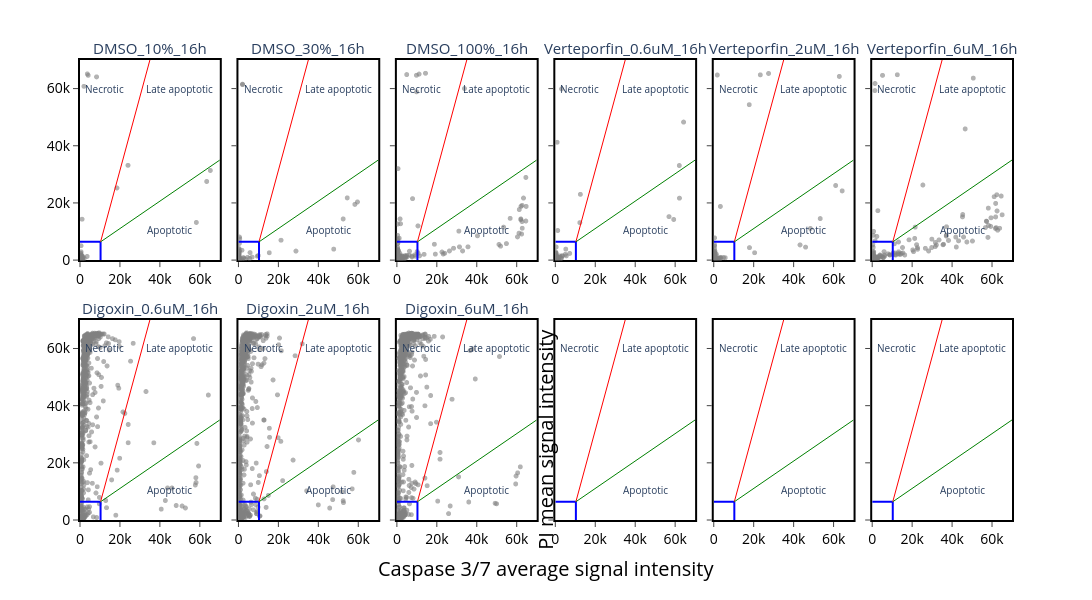

Here is the notebook cell this chart was saved with:
### Code cell
ctx.cytotox_gated_plot(
    df_16h,
    incubation="16h",
    combine_duplicates=True,
    casp_threshold=casp_thresh_16h,
    pi_threshold=pi_thresh_16h,
    x1_line1=x1_line1_16h,
    y1_line1=y1_line1_16h,
    x2_line1=x2_line1_16h,
    y2_line1=y2_line1_16h,
    x1_line2=x1_line2_16h,
    y1_line2=y1_line2_16h,
    x2_line2=x2_line2_16h,
    y2_line2=y2_line2_16h,
    height=600,
    facet_row_spacing=0.13,
    x_axis_label_y_position=-0.14,
    y_axis_label_x_position=0.5,
)
